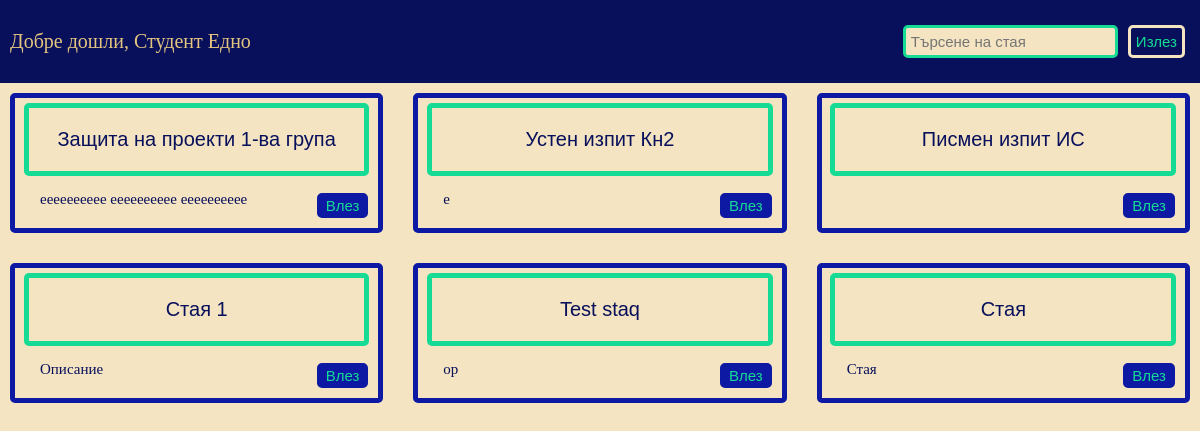
The page /views/lobby.php (signed in) on the database as committed earlier.
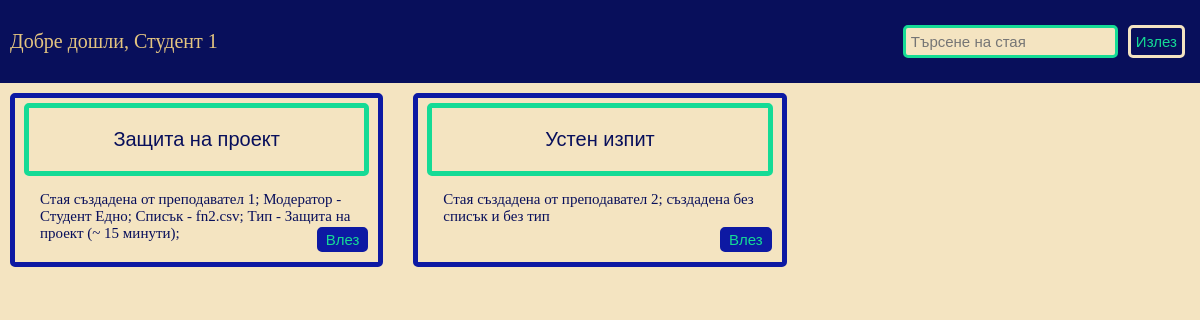
The same page on the database as committed later.
### tables this page shows
CREATE TABLE `rooms` (
  `room_id` int(11) NOT NULL,
  `creator_id` int(11) NOT NULL,
  `moderator_id` int(11) NOT NULL,
  `name` varchar(100) NOT NULL,
  `description` varchar(400) NOT NULL,
  `type_id` int(11) DEFAULT NULL,
  `url` varchar(400) DEFAULT NULL,
  `meeting_password` varchar(100) DEFAULT NULL,
  `break_until` datetime DEFAULT NULL,
  `avg_time` int(11) DEFAULT NULL,
  `passed_people` int(11) NOT NULL DEFAULT 0
);

### config.php (called while the page is built)
<?php
return array(
    'DB_SERVERNAME' => 'localhost',
    'DB_USERNAME' => 'test_user',
    'DB_PASSWORD' => 'pass',
    'DB_NAME' => 'waiting_room',
    'URL' => 'http://localhost/waitingroom/views/lobby.php',
    'BASE_FOLDER' => 'C:\xampp\htdocs\WaitingRoom',
    'BASE_URL' => 'http://localhost/waitingroom'
);
?>

### db/connect_db.php (called while the page is built)
<?php
class Database {
    private $pdo;
    private static $instance = null;
    private function __construct(){
        $config = include($_SERVER['DOCUMENT_ROOT'].'\WaitingRoom\config.php');
        $host = $config['DB_SERVERNAME'];
        $db = $config['DB_NAME'];
        $user = $config['DB_USERNAME'];
        $password = $config['DB_PASSWORD'];
        $dsn = "mysql:host=$host;dbname=$db;charset=UTF8";
        try {
        	$this->pdo = new PDO($dsn, $user, $password);
        } catch (PDOException $e) {
           echo 'failed';
           echo $e->getMessage();
        }
    }
    public static function getInstance() {
        if (self::$instance == null) {
            self::$instance = new Database();
        }
        return self::$instance;
    }
    public function getConnection() {
        return $this->pdo;
    }
}
?>

### db/lobby.php (called while the page is built, shortened)
<?php
require_once('connect_db.php');
class LobbyModel{
    private $pdo;
    public function __construct(){
        $db = Database::getInstance();
        $this->pdo = $db->getConnection();
    }
    function getAllRooms(){
	   $query = 'SELECT name, description, room_id FROM rooms';
	   $stmt = $this->pdo->query($query);
	   $rows = $stmt->fetchAll(PDO::FETCH_ASSOC);
	   return $rows;
    }
}
?>

### controllers/lobby_controller.php (called while the page is built, shortened)
<?php
$config = require_once $_SERVER['DOCUMENT_ROOT'].'/WaitingRoom/config.php';
$base_dir = $config['BASE_FOLDER'];
require_once "$base_dir/db/lobby.php";
function getAllRooms(){
    $model = new LobbyModel();
    return $model->getAllRooms();
}
?>

### views/lobby.php (the view, shortened to what this page needs)
<?php
 include_once '../controllers/lobby_controller.php';
?>
<!DOCTYPE html>
<html>
<head>
    <link rel="stylesheet" href="styles/lobby.css">
</head>
<body>
<header>
    <?php if(!isset($_SESSION["name"])) : ?>
    <form method="get" action="registration.php">
            <button  type="submit" class="header_button">Регистрирай се</button>
    </form>
    <form method="get" action="login.php">
        <button type="submit" class="header_button">Влез в акаунт</button>
    </form>
    <?php else: ?>
     <?php
        echo "<p>Добре дошли, {$_SESSION["name"]}</p>";
     ?>
     <form method="post" action="../controllers/lobby_controller.php">
                 <input  type="submit" class="header_button" name="exit" value="Излез">
     </form>
    <?php endif; ?>
		 <form method = "post" action="../controllers/lobby_controller.php">
				<input type="text" class="search_field" name="key_word" placeholder="Търсене на стая">
	 </form>
</header>
<div class="rooms_list">
<?php
if(isset($_SESSION['rooms'])){
	$rows = $_SESSION['rooms'];
	unset($_SESSION['rooms']);
}
else{
	$rows = getAllRooms();
}
if($rows){
    foreach($rows as $row){
        echo "<div class=\"room\">
        <div class=\"room_name\"><p>{$row['name']}</p></div>
        <div class=\"room_description\"><p>{$row['description']}</p></div>
        <button class=\"join_button\" type=\"button\"><a href=\"room/room.php?room={$row['room_id']}\">Влез</a></button>
        </div>";
    }
}
?>
</div>
</body>
</html>

Rows that differ between the two databases and show on the page:
removed rooms: name "Защита на проекти 1-ва група", description "ееееееееее ееееееееее ееееееееее"
removed rooms: name "Устен изпит Кн2", description "е"
removed rooms: name "Писмен изпит ИС"
removed rooms: name "Стая 1", description "Описание"
removed rooms: name "Test staq", description "op"
removed rooms: name "Стая", description "Стая"
added rooms: name "Защита на проект", description "Стая създадена от преподавател 1; Модератор - Студент Едно; Списък - fn2.csv; Тип - Защита на проект (~ 15 минути);"
added rooms: name "Устен изпит", description "Стая създадена от преподавател 2; създадена без списък и без тип"
Other text that changed with them:
$_SESSION["name"]: "Студент Едно" → "Студент 1"
